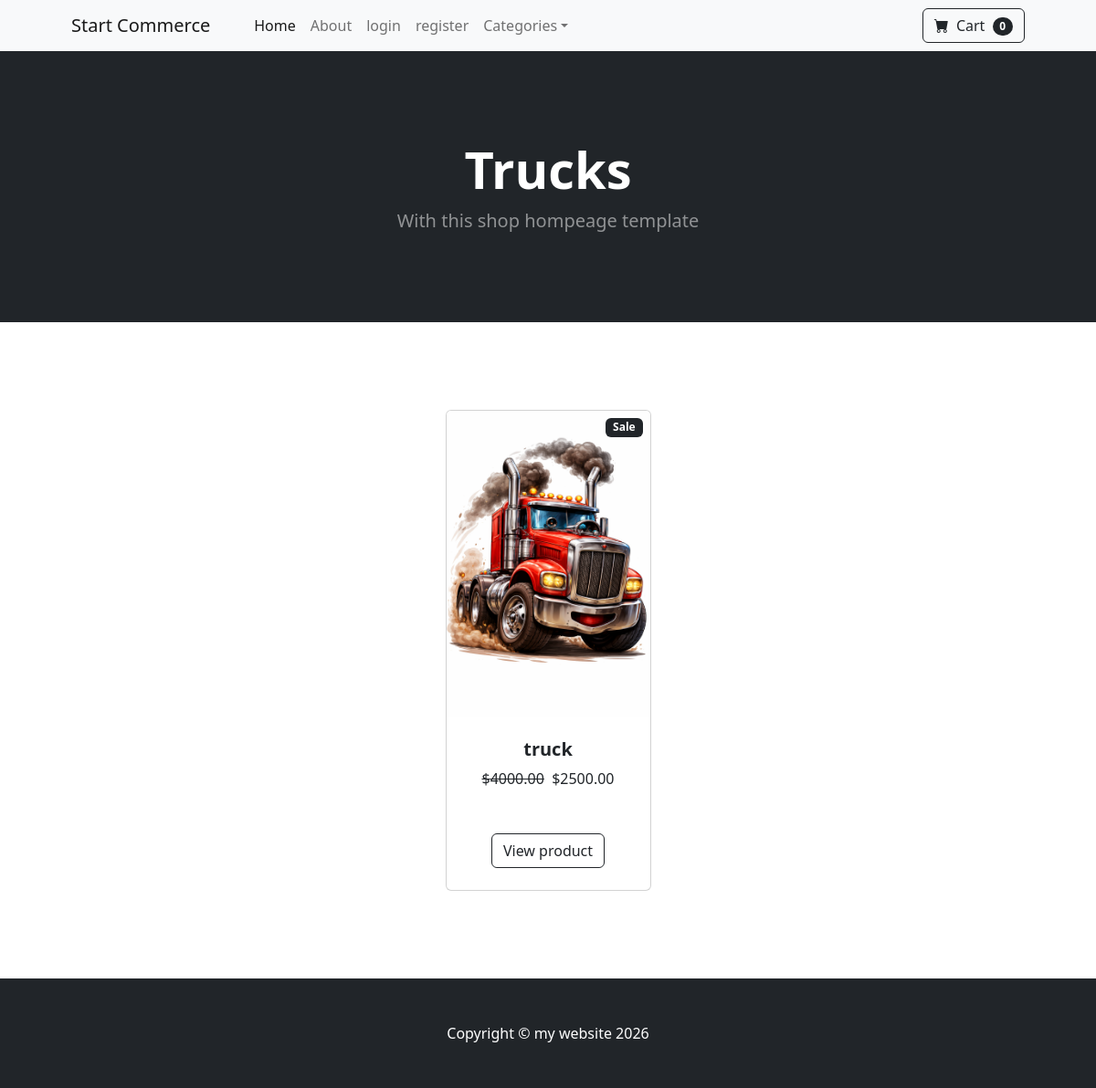
/home/category/Trucks/, run on the app's committed database.
### store/models.py (models this page shows, shortened)
class Category(models.Model):
    name = models.CharField(max_length=50)
    def __str__(self):
        return self.name
    class Meta:
        verbose_name_plural = "cartegories"

class Product(models.Model):
    name = models.CharField(max_length=100)
    price = models.DecimalField(default=0, decimal_places=2, max_digits=10)
    category = models.ForeignKey(Category, on_delete=models.CASCADE, default=1)
    description = models.CharField(max_length=250, default="", blank=True, null=True)
    image = models.ImageField(upload_to="uploads/products/")
    is_sale = models.BooleanField(default=False)
    sale_price = models.DecimalField(default=0, decimal_places=2, max_digits=10)

### store/views.py (the view)
# urls.py: path("category/<str:foo>/", views.category, name="category"),
def category(request, foo):
    foo = foo.replace("_", " ")
    try:
        category = Category.objects.get(name=foo)
        products = Product.objects.filter(category=category)
        return render(
            request, "category.html", {"products": products, "category": category}
        )
    except:
        messages.success(request, ("That category doesnt exist"))
        return redirect("home")

### cart/context_processors.py (called while the page is built)
def cart(request):
    return {"cart": Cart(request)}

### store/templates/category.html (shortened to what this page needs)
{% extends 'base.html' %}
    {% block content %}
    <body>
        <header class="bg-dark py-5">
            <div class="container px-4 px-lg-5 my-5">
                <div class="text-center text-white">
                    <h1 class="display-4 fw-bolder">{{category}}</h1>
                    <p class="lead fw-normal text-white-50 mb-0">With this shop hompeage template</p>
                </div>
            </div>
        </header>
        <section class="py-5">
            <div class="container px-4 px-lg-5 mt-5">
                <div class="row gx-4 gx-lg-5 row-cols-2 row-cols-md-3 row-cols-xl-4 justify-content-center">
                    {% for product in products %}
                        {% if product.is_sale %}
                            <div class="col mb-5">
                            <div class="card h-100">
                            <div class="badge bg-dark text-white position-absolute" style=" top: 0.5rem; right: 0.5rem;" >Sale</div>
                            <img class="card-img-top" src="{{ product.image.url }}" alt="..." />
                            <div class="card-body p-4">
                                <div class="text-center">
                                    <h5 class="fw-bolder">{{ product.name }}</h5>
                                    <strike>${{ product.price }}</strike>
                                    &nbsp;${{product.sale_price}}
                                    <br>
                                    <br>
                                </div>
                            </div>
                            <div class="card-footer p-4 pt-0 border-top-0 bg-transparent">
                                <div class="text-center"><a class="btn btn-outline-dark mt-auto" href="{% url 'product' product.id %}">View product</a></div>
                            </div>
                        </div>
                    </div>
                        {% endif %}
                    {% endfor %}
                </div>
            </div>
        </section>
    {% endblock %}

### data on the page
Category: name "Trucks"
Product: image (picture), name "truck", price "4000.00", sale_price "2500.00"
